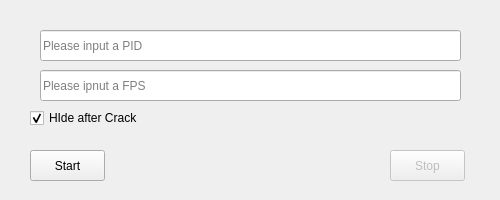
<?xml version="1.0" encoding="UTF-8"?>
<ui version="4.0">
 <class>WineYuanShenFpsCrackerClass</class>
 <widget class="QMainWindow" name="WineYuanShenFpsCrackerClass">
  <property name="geometry">
   <rect>
    <x>0</x>
    <y>0</y>
    <width>500</width>
    <height>200</height>
   </rect>
  </property>
  <property name="minimumSize">
   <size>
    <width>500</width>
    <height>200</height>
   </size>
  </property>
  <property name="maximumSize">
   <size>
    <width>500</width>
    <height>200</height>
   </size>
  </property>
  <property name="windowTitle">
   <string>WineYuanShenFpsCracker</string>
  </property>
  <property name="windowIcon">
   <iconset resource="WineYuanShenFpsCracker.qrc">
    <normaloff>:/icons/256x256.ico</normaloff>:/icons/256x256.ico</iconset>
  </property>
  <widget class="QWidget" name="centralWidget">
   <widget class="QLineEdit" name="pidBox">
    <property name="geometry">
     <rect>
      <x>40</x>
      <y>30</y>
      <width>421</width>
      <height>31</height>
     </rect>
    </property>
    <property name="minimumSize">
     <size>
      <width>421</width>
      <height>31</height>
     </size>
    </property>
    <property name="maximumSize">
     <size>
      <width>421</width>
      <height>31</height>
     </size>
    </property>
    <property name="placeholderText">
     <string>Please input a PID</string>
    </property>
   </widget>
   <widget class="QCheckBox" name="hideCheck">
    <property name="geometry">
     <rect>
      <x>30</x>
      <y>110</y>
      <width>118</width>
      <height>16</height>
     </rect>
    </property>
    <property name="minimumSize">
     <size>
      <width>118</width>
      <height>16</height>
     </size>
    </property>
    <property name="maximumSize">
     <size>
      <width>118</width>
      <height>16</height>
     </size>
    </property>
    <property name="text">
     <string>HIde after Crack</string>
    </property>
    <property name="checked">
     <bool>true</bool>
    </property>
   </widget>
   <widget class="QPushButton" name="startBtn">
    <property name="geometry">
     <rect>
      <x>30</x>
      <y>150</y>
      <width>75</width>
      <height>31</height>
     </rect>
    </property>
    <property name="minimumSize">
     <size>
      <width>75</width>
      <height>31</height>
     </size>
    </property>
    <property name="maximumSize">
     <size>
      <width>75</width>
      <height>31</height>
     </size>
    </property>
    <property name="text">
     <string>Start</string>
    </property>
   </widget>
   <widget class="QPushButton" name="stopBtn">
    <property name="enabled">
     <bool>false</bool>
    </property>
    <property name="geometry">
     <rect>
      <x>390</x>
      <y>150</y>
      <width>75</width>
      <height>31</height>
     </rect>
    </property>
    <property name="minimumSize">
     <size>
      <width>75</width>
      <height>31</height>
     </size>
    </property>
    <property name="maximumSize">
     <size>
      <width>75</width>
      <height>31</height>
     </size>
    </property>
    <property name="text">
     <string>Stop</string>
    </property>
   </widget>
   <widget class="QLineEdit" name="fpsBox">
    <property name="geometry">
     <rect>
      <x>40</x>
      <y>70</y>
      <width>421</width>
      <height>31</height>
     </rect>
    </property>
    <property name="minimumSize">
     <size>
      <width>421</width>
      <height>31</height>
     </size>
    </property>
    <property name="maximumSize">
     <size>
      <width>421</width>
      <height>31</height>
     </size>
    </property>
    <property name="text">
     <string/>
    </property>
    <property name="placeholderText">
     <string>Please ipnut a FPS</string>
    </property>
   </widget>
  </widget>
 </widget>
 <layoutdefault spacing="6" margin="11"/>
 <tabstops>
  <tabstop>pidBox</tabstop>
  <tabstop>fpsBox</tabstop>
  <tabstop>hideCheck</tabstop>
  <tabstop>startBtn</tabstop>
  <tabstop>stopBtn</tabstop>
 </tabstops>
 <resources>
  <include location="WineYuanShenFpsCracker.qrc"/>
 </resources>
 <connections>
  <connection>
   <sender>startBtn</sender>
   <signal>clicked()</signal>
   <receiver>WineYuanShenFpsCrackerClass</receiver>
   <slot>StartBtnHandler()</slot>
   <hints>
    <hint type="sourcelabel">
     <x>93</x>
     <y>171</y>
    </hint>
    <hint type="destinationlabel">
     <x>98</x>
     <y>194</y>
    </hint>
   </hints>
  </connection>
  <connection>
   <sender>stopBtn</sender>
   <signal>clicked()</signal>
   <receiver>WineYuanShenFpsCrackerClass</receiver>
   <slot>StopBtnHandler()</slot>
   <hints>
    <hint type="sourcelabel">
     <x>438</x>
     <y>173</y>
    </hint>
    <hint type="destinationlabel">
     <x>441</x>
     <y>190</y>
    </hint>
   </hints>
  </connection>
 </connections>
 <slots>
  <slot>StartBtnHandler()</slot>
  <slot>StopBtnHandler()</slot>
 </slots>
</ui>
